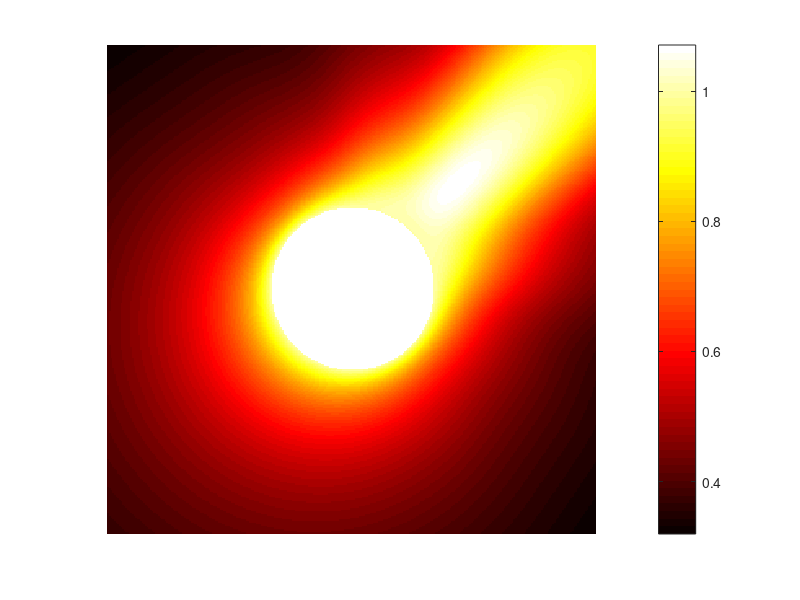
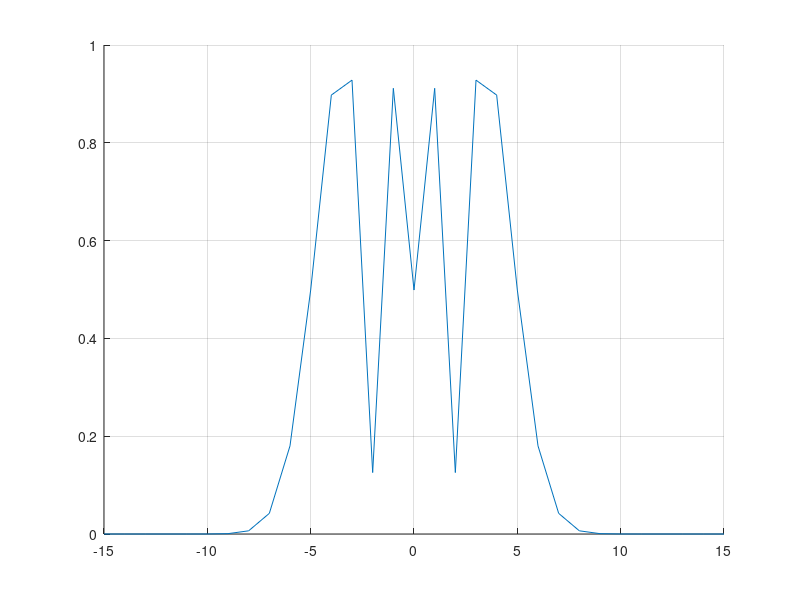

Source code (MATLAB) for these figures, in order: (Note: this script raises an error after producing the figures.)
% far field di un'onda piana che rimbalza contro una circonferenza 
% calcoli fatti su un foglio di brutta, ho fatto la foto
clear; clc; close all; 

R = 1; % raggio circonferenza
z0 = 0 + 0*1i; % centro circonferenza
k = 5; 
L_max = ceil(k*R)+10;
theta = pi/4; 
d = exp(1i*theta);

obs = @(t) z0 + R*exp(1i*t); 
obs_der = @(t) 1i*R*exp(1i*t); 
obs_der_abs = @(t) abs(1i*R*exp(1i*t)); 


x_lim = [real(z0)-R-2, real(z0)+R+2]; 
y_lim = [imag(z0)-R-2, imag(z0)+R+2];
n_points_plot = 300; 
x_plot = linspace(x_lim(1), x_lim(2), n_points_plot+1);
y_plot = linspace(y_lim(1), y_lim(2), n_points_plot+1);
[X, Y] = meshgrid(x_plot, y_plot);
Z = X + 1i*Y; 
mask = (X.^2 + Y.^2 < R); % complementare del disco  di raggio R + 0.25

u_scat = zeros(size(Z));

fprintf("Computing u_ref \t")
% calcolo il campo scatterato (non strettamente necessario) e il far field
% pattern (vedere foto sul telefono per la formula usata)
u_coeff = zeros(2*L_max+1, 1);
theta = linspace(0, 2*pi, 360)';
farField = zeros(size(theta));

for l = -L_max:L_max
    u_scat = u_scat - (1i)^l * besselj(l, k*R) ./ besselh(l, 1, k*R) .* besselh(l, 1, k*abs(Z)) .* (Z./(d*abs(Z))).^l;
    u_coeff(l+L_max+1) = (1i)^l * besselj(l, k*R) ./ besselh(l, 1, k*R) * (1/d)^l;
    farField = farField + sqrt( 2/(pi*k) ) * exp(-pi*1i/4) * u_coeff(l+L_max+1) * exp(-l*pi*1i/2) * exp(1i*l*(theta));
    % se sostituisco nella riga sopra theta + pi al posot di theta e
    % considero l'angolo di incidenza dell'onda come theta + pi ho lo
    % stesso plot in polarplot che se non mettessi pi in entrambi i posti
end

u_scat(mask) = complex(NaN, NaN);
fprintf("done\n")

%%%%%%%%%%%%%%%%%%%%%%%%%%%%%%%%%%  PLOT  %%%%%%%%%%%%%%%%%%%%%%%%%%%%%%%%%

figure; 
pcolor(X, Y, abs(u_scat)); shading flat; colorbar; axis square; axis off; colormap("hot")

figure;
% plot(-L_max:L_max, real(u_coeff), LineWidth=2, DisplayName="parte reale")
hold on
grid on
% plot(-L_max:L_max, imag(u_coeff), LineWidth=2, DisplayName="parte immaginaria")
plot(-L_max:L_max, abs(u_coeff), LineWidth=2, DisplayName="valore assoluto")
title("Valore assoluto dei coefficieti del campo scatterato", Interpreter="latex")
% legend(Location="bestoutside")

% Guardando i plot dei valori assoluti dei coefficienti di u_scat si vede
% che per valori di \ell \in \mathbb{Z} molto più grandi o più piccoli (in
% modulo) del valore k*R si hanno coefficienti molto piccoli (in modulo)

figure; 
minFarField = min(log10(abs(farField)));

polarplot(theta, -min(log10(abs(farField))) + log10(abs(farField)), lineWidth = 2)
disp(minFarField)
